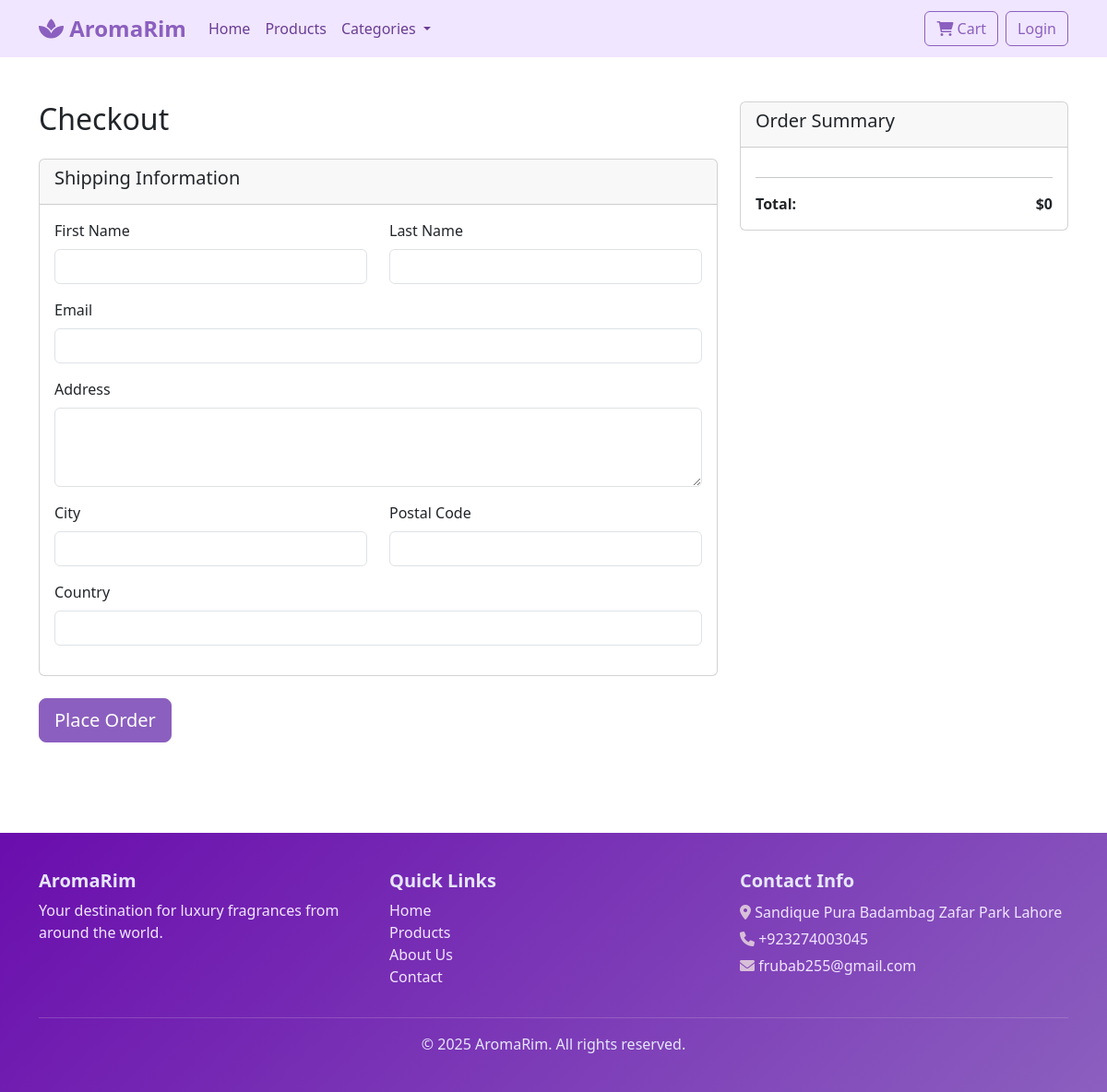
The page /checkout/ on the database as committed earlier.
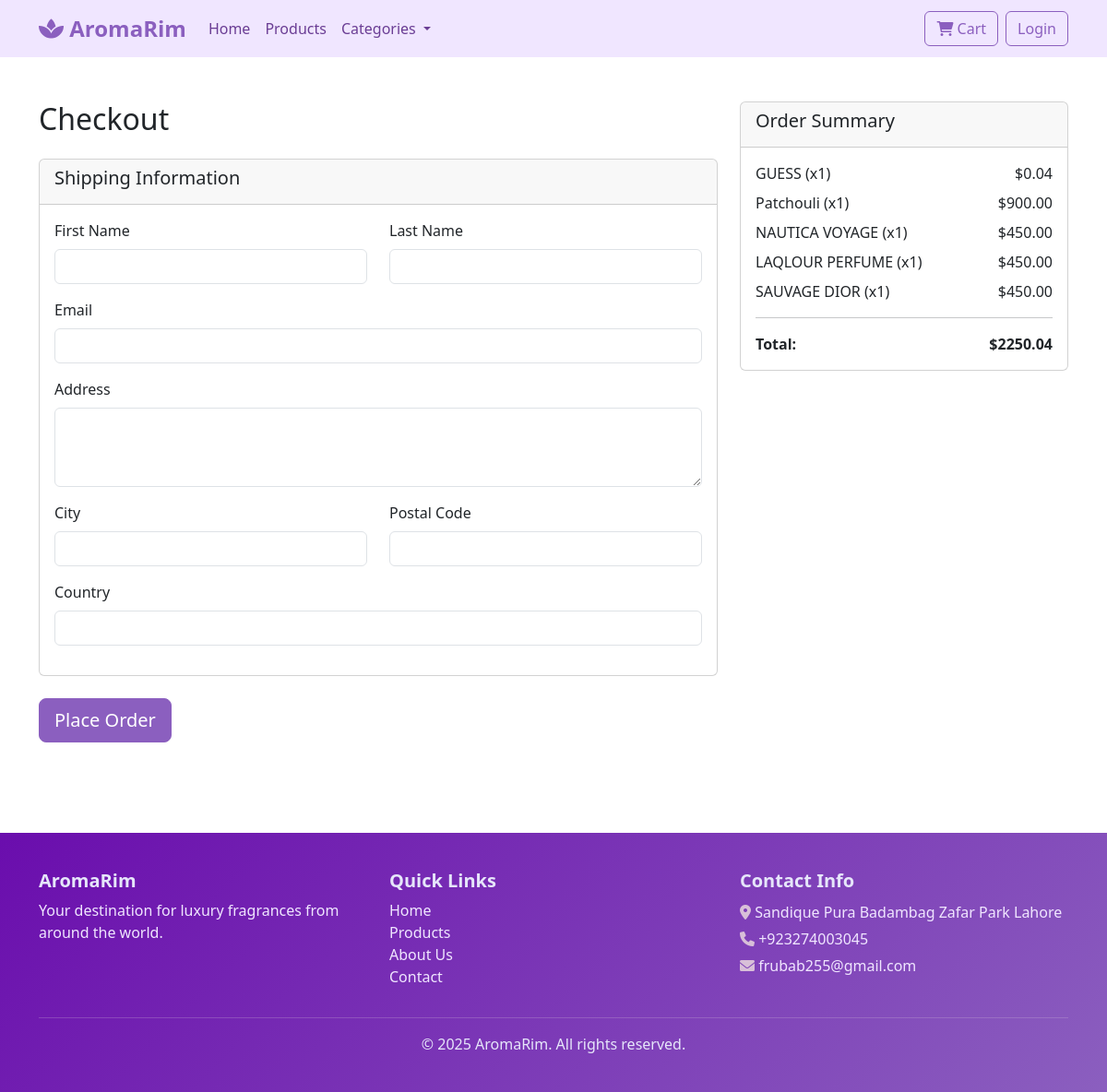
The same page on the database as committed later.
### shop/models.py (models this page shows, shortened)
class Cart(models.Model):
    user = models.ForeignKey(User, on_delete=models.CASCADE, null=True, blank=True)
    session_key = models.CharField(max_length=40, null=True, blank=True)
    created_at = models.DateTimeField(auto_now_add=True)
    updated_at = models.DateTimeField(auto_now=True)
    @property
    def total_price(self):
        return sum(item.total_price for item in self.items.all())

class CartItem(models.Model):
    cart = models.ForeignKey(Cart, related_name='items', on_delete=models.CASCADE)
    product = models.ForeignKey(Product, on_delete=models.CASCADE)
    quantity = models.PositiveIntegerField(default=1)
    @property
    def total_price(self):
        if self.product.is_on_sale:
            return self.product.discount_price * self.quantity
        return self.product.price * self.quantity

class Product(models.Model):
    GENDER_CHOICES = [
        ('M', 'Men'),
        ('W', 'Women'),
        ('U', 'Universal '),
    ]
    name = models.CharField(max_length=200)
    slug = models.SlugField(unique=True)
    description = models.TextField()
    price = models.DecimalField(max_digits=10, decimal_places=2)
    discount_price = models.DecimalField(max_digits=10, decimal_places=2, blank=True, null=True)
    category = models.ForeignKey(Category, on_delete=models.CASCADE)
    brand = models.ForeignKey(Brand, on_delete=models.CASCADE)
    gender = models.CharField(max_length=1, choices=GENDER_CHOICES, default='U')
    image = models.ImageField(upload_to='products/')
    in_stock = models.BooleanField(default=True)
    created_at = models.DateTimeField(auto_now_add=True)
    updated_at = models.DateTimeField(auto_now=True)
    @property
    def is_on_sale(self):
        return self.discount_price is not None and self.discount_price < self.price

### shop/views.py (the view, shortened to what this page needs)
# urls.py: path('checkout/', views.checkout, name='checkout'),
def checkout(request):
    cart = get_cart(request)
    context = {
        'cart': cart,
    }
    return render(request, 'checkout.html', context)

### shop/context_processors.py (called while the page is built)
def cart_items_count(request):
    if request.user.is_authenticated:
        try:
            cart = Cart.objects.get(user=request.user)
            count = cart.items.count()
        except Cart.DoesNotExist:
            count = 0
    else:
        session_key = request.session.session_key
        if session_key:
            try:
                cart = Cart.objects.get(session_key=session_key)
                count = cart.items.count()
            except Cart.DoesNotExist:
                count = 0
        else:
            count = 0
    return {'cart_items_count': count}

### shop/views.py (called while the page is built)
def get_cart(request):
    if request.user.is_authenticated:
        cart, created = Cart.objects.get_or_create(user=request.user)
    else:
        session_key = request.session.session_key
        if not session_key:
            request.session.create()
            session_key = request.session.session_key
        cart, created = Cart.objects.get_or_create(session_key=session_key)
    return cart

### templates/checkout.html (shortened to what this page needs)
{% extends 'base.html' %}
{% block content %}
<div class="container py-5">
    <div class="row">
        <div class="col-lg-8">
            <h2 class="mb-4">Checkout</h2>
            <form method="post">
                <div class="card mb-4">
                    <div class="card-header">
                        <h5>Shipping Information</h5>
                    </div>
                    <div class="card-body">
                        <div class="row">
                            <div class="col-md-6 mb-3">
                                <label class="form-label">First Name</label>
                                <input type="text" name="first_name" class="form-control" required>
                            </div>
                            <div class="col-md-6 mb-3">
                                <label class="form-label">Last Name</label>
                                <input type="text" name="last_name" class="form-control" required>
                            </div>
                        </div>
                        <div class="mb-3">
                            <label class="form-label">Email</label>
                            <input type="email" name="email" class="form-control" required>
                        </div>
                        <div class="mb-3">
                            <label class="form-label">Address</label>
                            <textarea name="address" class="form-control" rows="3" required></textarea>
                        </div>
                        <div class="row">
                            <div class="col-md-6 mb-3">
                                <label class="form-label">City</label>
                                <input type="text" name="city" class="form-control" required>
                            </div>
                            <div class="col-md-6 mb-3">
                                <label class="form-label">Postal Code</label>
                                <input type="text" name="postal_code" class="form-control" required>
                            </div>
                        </div>
                        <div class="mb-3">
                            <label class="form-label">Country</label>
                            <input type="text" name="country" class="form-control" required>
                        </div>
                    </div>
                </div>
                <button type="submit" class="btn btn-dark btn-lg">Place Order</button>
            </form>
        </div>
        <div class="col-lg-4">
            <div class="card">
                <div class="card-header">
                    <h5>Order Summary</h5>
                </div>
                <div class="card-body">
                    {% for item in cart.items.all %}
                    <div class="d-flex justify-content-between mb-2">
                        <span>{{ item.product.name }} (x{{ item.quantity }})</span>
                        <span>${{ item.total_price }}</span>
                    </div>
                    {% endfor %}
                    <hr>
                    <div class="d-flex justify-content-between">
                        <strong>Total:</strong>
                        <strong>${{ cart.total_price }}</strong>
                    </div>
                </div>
            </div>
        </div>
    </div>
</div>
{% endblock %}

Rows that differ between the two databases and show on the page:
added CartItem: product.name "GUESS", quantity "1", total_price "0.04"
added CartItem: product.name "Patchouli", quantity "1", total_price "900.00"
added CartItem: product.name "NAUTICA VOYAGE", quantity "1", total_price "450.00"
added CartItem: product.name "LAQLOUR PERFUME", quantity "1", total_price "450.00"
added CartItem: product.name "SAUVAGE DIOR", quantity "1", total_price "450.00"
computed for Cart: total_price "0" → "2250.04"
